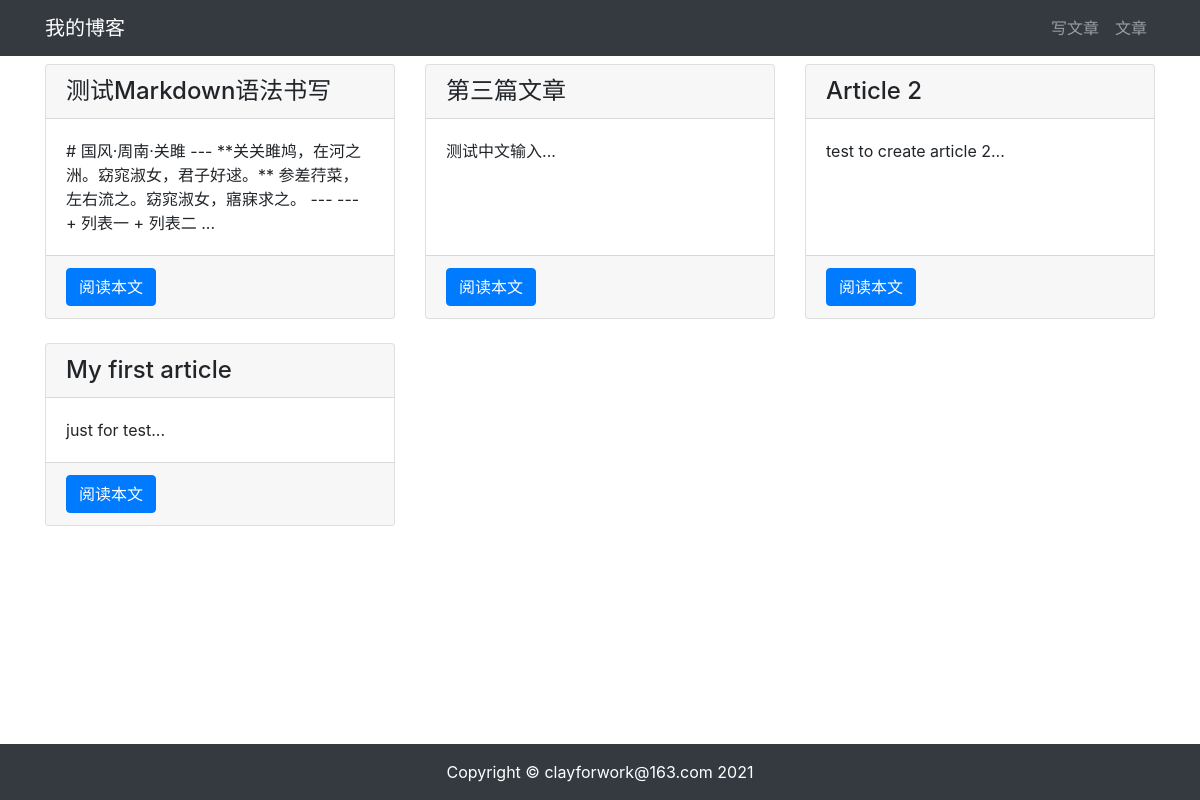
Before: /article/article-list/ with the older database file.
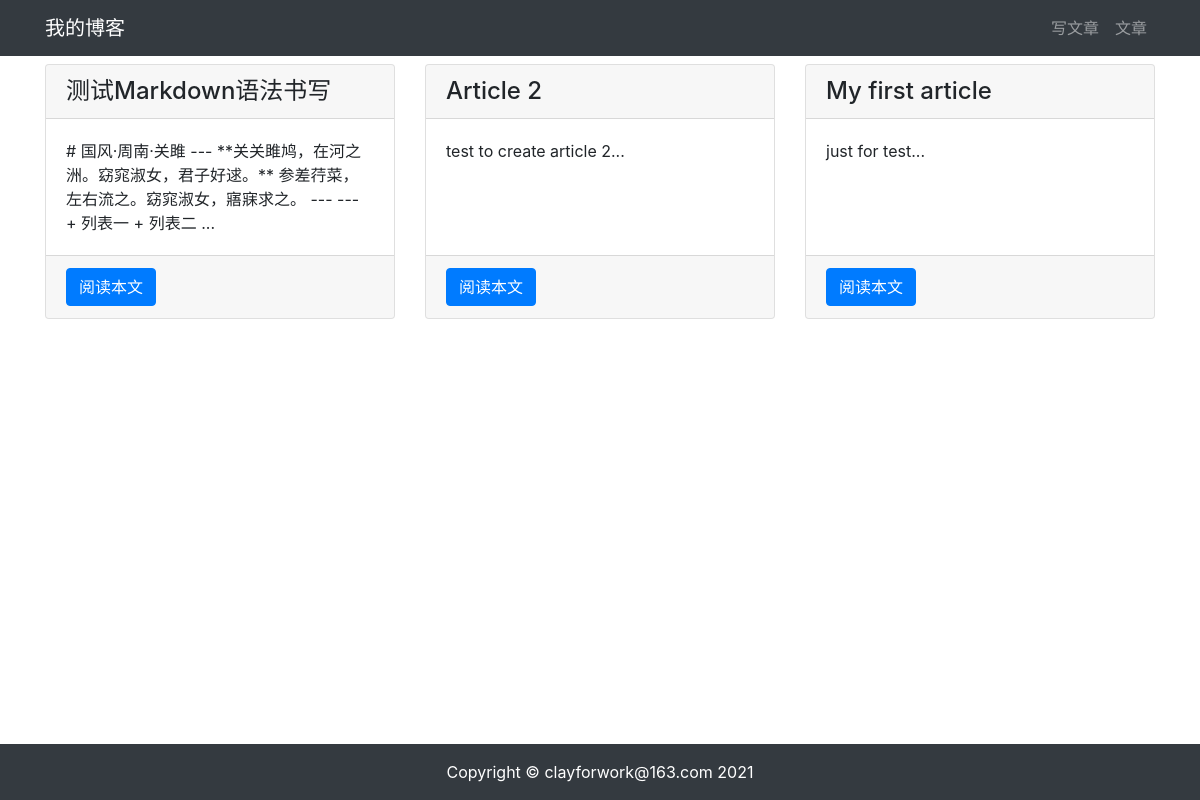
After: the same page with the newer database file.
### article/models.py (models this page shows, shortened)
class ArticlePost(models.Model):
    author = models.ForeignKey(User, on_delete=models.CASCADE)
    title = models.CharField(max_length=100)
    body = models.TextField()
    created = models.DateTimeField(default=timezone.now)
    updated = models.DateTimeField(auto_now=True)
    class Meta:
        ordering = ("-created", )

### article/views.py (the view)
# urls.py: path("article-list/", views.article_list, name="article_list"),
def article_list(request):
    articles = ArticlePost.objects.all()
    context = {"articles": articles}
    return render(request, "article/list.html", context)

### templates/article/list.html (shortened to what this page needs)
{% extends "base.html" %}
{% load staticfiles %}
{% block content %}
<div class="container">
    <div class="row mt-2">
        {% for article in articles %}
        <div class="col-4 mb-4">
            <div class="card h-100">
                <h4 class="card-header">{{ article.title }}</h4>
                <div class="card-body">
                    <p class="card-text">{{ article.body|slice:'100' }}...</p>
                </div>
                <div class="card-footer">
                    <a href="{% url 'article:article_detail' article.id %}" class="btn btn-primary">阅读本文</a>
                </div>
            </div>
        </div>
        {% endfor %}
    </div>
</div>
{% endblock content %}

### templates/base.html (shortened to what this page needs)
{% load staticfiles %}
<!DOCTYPE html>
<html lang="zh-cn">
<head>
    <link rel="stylesheet" href="{% static 'bootstrap/css/bootstrap.min.css' %}">
    <link rel="stylesheet" href="{% static 'md_css/monokai.css' %}">
</head>
<body>
    {% include 'header.html' %}
    {% block content %}{% endblock content %}
    {% include 'footer.html' %}
</body>
</html>

### templates/header.html
<nav class="navbar navbar-expand-lg navbar-dark bg-dark">
    <div class="container">
        <a class="navbar-brand" href="#">我的博客</a>
        <div>
            <ul class="navbar-nav">
                <li class="nav-item">
                    <a class="nav-link" href="{% url 'article:article_create' %}">写文章</a>
                </li>
                <li class="nav-item">
                    <a class="nav-link" href="{% url 'article:article_list' %}">文章</a>
                </li>
            </ul>
        </div>
    </div>
</nav>

### templates/footer.html
{% load staticfiles %}
<div>
    <br><br><br>
</div>
<footer class="py-3 bg-dark fixed-bottom">
    <div class="container">
        <p class="m-0 text-center text-white">Copyright &copy; clayforwork@163.com 2021</p>
    </div>
</footer>

Changed rows visible on the page:
removed ArticlePost: title "第三篇文章", body "测试中文输入"
